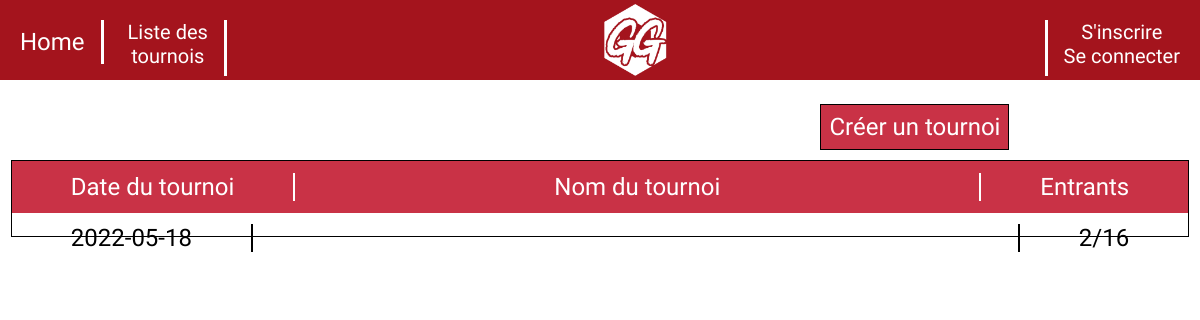
/shinegg/index.php?view=tournament-list, run on an earlier commit of the app's database.
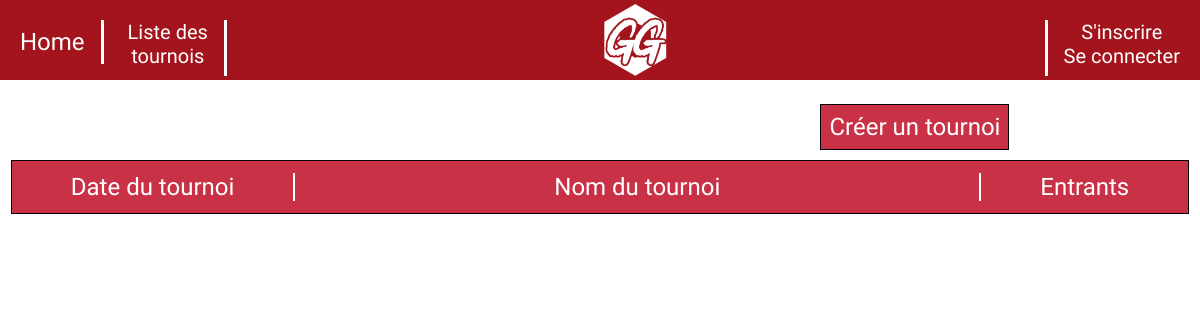
And on a later commit of the database.
### tables this page shows
CREATE TABLE `tournaments` (
  `id` int(20) NOT NULL,
  `tournament_name` varchar(30) NOT NULL,
  `owner_id` int(5) NOT NULL,
  `status` int(1) NOT NULL DEFAULT 0,
  `tournament_picture` char(180) DEFAULT NULL,
  `region` char(20) NOT NULL DEFAULT 'US_EC',
  `online` tinyint(1) NOT NULL DEFAULT 1,
  `price` float NOT NULL DEFAULT 0,
  `debut_date` date NOT NULL,
  `max_participants` int(4) NOT NULL DEFAULT 48
);

### shinegg/libs/sqlUtil.php (called while the page is built, shortened)
<?php
include_once "config.php";
function SQLGetChamp($sql)
{
	global $BDD_host;
	global $BDD_base;
	global $BDD_user;
	global $BDD_password;
	try {
		$dbh = new PDO("mysql:host=$BDD_host;dbname=$BDD_base", $BDD_user, $BDD_password);
	} catch (PDOException $e) {
		die("<font color=\"red\">SQLGetChamp: Erreur de connexion : " . $e->getMessage() . "</font>");
	}
	$dbh->exec("SET CHARACTER SET utf8");
	$res = $dbh->query($sql);
	$num = $res->rowCount();
	$res->setFetchMode(PDO::FETCH_NUM);
	$ligne = $res->fetch();
	if ($ligne == false) return false;
	else return $ligne[0];
}
function SQLSelect($sql)
{
 	global $BDD_host;
	global $BDD_base;
 	global $BDD_user;
 	global $BDD_password;
	try {
		$dbh = new PDO("mysql:host=$BDD_host;dbname=$BDD_base", $BDD_user, $BDD_password);
	} catch (PDOException $e) {
		die("<font color=\"red\">SQLSelect: Erreur de connexion : " . $e->getMessage() . "</font>");
	}
	$dbh->exec("SET CHARACTER SET utf8");
	$res = $dbh->query($sql);
	$num = $res->rowCount();
	if ($num==0) return false;
	else return $res;
}
function parcoursRs($result)
{
	if  ($result == false) return array();
	$result->setFetchMode(PDO::FETCH_ASSOC);
	while ($ligne = $result->fetch())
		$tab[]= $ligne;
	return $tab;
}
?>

### shinegg/libs/tournamentUtil.php (called while the page is built, shortened)
<?php
include_once "sqlUtil.php";
function getTournaments() {
    $SQL = "SELECT * FROM tournaments ORDER BY debut_date ASC";
    return parcoursRs(SQLSelect($SQL));
}
function getTournamentEntrantsNb($id)
{
    $SQL = "SELECT count(*) FROM tournaments
    JOIN entry ON tournaments.id = entry.tournament_id
    WHERE tournaments.id = '$id'";
    return SQLGetChamp($SQL);
}
?>

### shinegg/pages/tournament-list.php (the view, shortened to what this page needs)
<head>
    <link rel="stylesheet" type="text/css" href="css/tournament-list.css">
</head>
<?php
include_once("libs/tournamentUtil.php");
?>
<?php
 $url = dirname($_SERVER["PHP_SELF"]) . "/index.php?view=tournament-create";
 echo "<div id=\"create-button\"><div><a href=\"$url\"> Créer un tournoi</a></div></div>";
?>
<div id="main-list">
    <div id="header">
        <div id="header-left">
            Date du tournoi
        </div>
        <div id="header-middle">
            Nom du tournoi
        </div>
        <div id="header-right">
            Entrants
        </div>
    </div>
    <div id="data-list">
        <?php
        $tournamentsList = getTournaments();
        foreach($tournamentsList as $tournament) {
            $url = dirname($_SERVER["PHP_SELF"]) . "/index.php?view=tournament-view&tournamentId=" . $tournament["id"];
            echo "<a href=\"". $url ."\">  <div class=\"tournament-data\">";
            echo "<div class=\"tournament-date\">" . $tournament["debut_date"] . "</div>";
            echo "<div class=\"tournament-entrants\">" . getTournamentEntrantsNb($tournament["id"]) . "/" . $tournament["max_participants"] . "</div>";
            echo "</div> </a>";
        }
        ?>
    </div>
</div>

What changed in the data, as far as the page shows it:
removed tournaments: debut_date "2022-05-18", id "2", max_participants "16"
